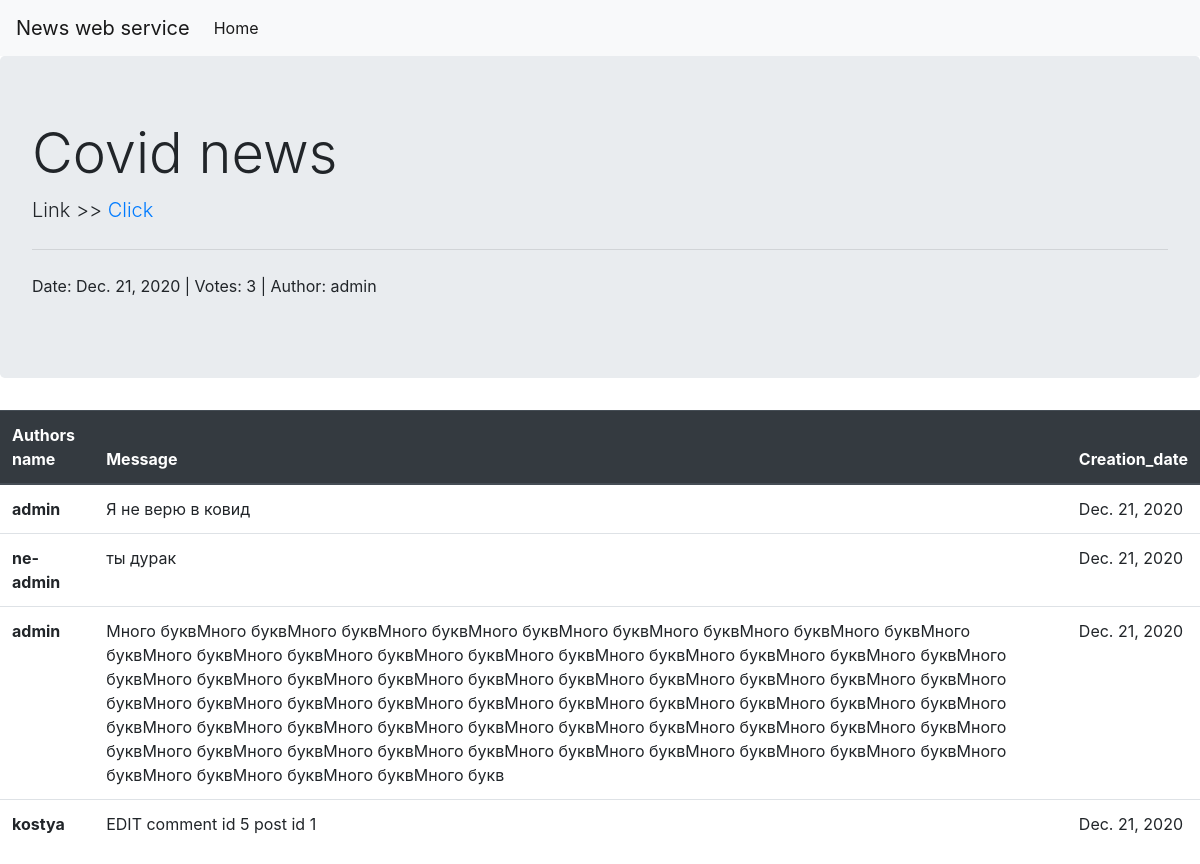
/post/1, run on the app's committed database.
### newsapp/models.py (models this page shows, shortened)
class Post(models.Model):
    title = models.CharField(max_length=30)
    link = models.URLField()
    creation_date = models.DateField()
    amount_of_upvotes = models.IntegerField()
    author_name = models.CharField(max_length=40)

class Comment(models.Model):
    author_name = models.CharField(max_length=40)
    content = models.TextField()
    creation_date = models.DateField()
    post = models.ForeignKey(Post, on_delete=models.CASCADE)

### newsapp/views.py (the view)
# urls.py: path("post/<int:id>", CommentView.as_view(), name="comment"),
class CommentView(View):
    def get(self, request, id):
        post = Post.objects.get(pk=id)
        comments = Comment.objects.filter(post=post)
        return render(
            request,
            "newsapp/comment.html",
            context={"post": post, "com_list": comments},
        )

### templates/newsapp/comment.html
{% extends 'index.html' %}
{% load static %}
{% block links %}
<link href="{% static 'css/comment.css' %}" rel="stylesheet">
{% endblock links %}
{% block content %}
    <div class="jumbotron">
        <h1 class="display-4">{{ post.title }}</h1>
        <p class="lead">Link >> <a href="{{ post.link }}">Click</a></p>
        <hr class="my-4">
        <p>Date: {{ post.creation_date|date }} | Votes: {{ post.amount_of_upvotes }} | Author: {{ post.author_name }}</p>
    </div>
    <table class="table table-hover">
        <thead class="thead-dark">
            <tr>
                <th scope="col">Authors name</th>
                <th scope="col">Message</th>
                <th scope="col">Creation_date</th>
            </tr>
        </thead>
        <tbody>
    {% for comment in com_list %}
        <tr>
            <th scope="row">{{ comment.author_name }}</th>
            <td>{{ comment.content }}</td>
            <td>{{ comment.creation_date|date }}</td>
        </tr>
    {% endfor %}
        </tbody>
    </table>
{% endblock content %}

### templates/index.html (shortened to what this page needs)
{% load static %}
<!DOCTYPE html>
<html>
<head>
    <link rel="stylesheet" href="https://cdn.jsdelivr.net/npm/bootstrap@4.5.3/dist/css/bootstrap.min.css">
    <link href="{% static 'css/base.css' %}" rel="stylesheet">
    {% block links %}{% endblock links %}
</head>
<body>
    <div id="header">
        <nav class="navbar navbar-expand-lg navbar-light bg-light">
            <a class="navbar-brand" href="{% url 'home' %}">News web service</a>
            <div class="collapse navbar-collapse" id="navbarNav">
              <ul class="navbar-nav">
                <li class="nav-item active">
                    <a class="nav-link" href="{% url 'home' %}">Home<span class="sr-only">(current)</span></a>
                </li>
              </ul>
            </div>
          </nav>
    </div>
    <div id="content">
        {% block content %}{% endblock content %}
    </div>
</body>
</html>

### data on the page
Post: title "Covid news", creation_date "Dec. 21, 2020", amount_of_upvotes "3", author_name "admin"
Comment: author_name "admin", content "Я не верю в ковид", creation_date "Dec. 21, 2020"
Comment: author_name "ne-admin", content "ты дурак", creation_date "Dec. 21, 2020"
Comment: author_name "admin", content "Много буквМного буквМного буквМного буквМного буквМного буквМного буквМного буквМного буквМного буквМного буквМного буквМного буквМного буквМного буквМного буквМного буквМного буквМного буквМного буквМного буквМного буквМного буквМного буквМного буквМного буквМного буквМного буквМного буквМного буквМного буквМного буквМного буквМного буквМного буквМного буквМного буквМного буквМного буквМного буквМного буквМного буквМного буквМного буквМного буквМного буквМного буквМного буквМного буквМного буквМного буквМного буквМного буквМного буквМного буквМного буквМного буквМного буквМного буквМного буквМного буквМного буквМного буквМного букв", creation_date "Dec. 21, 2020"
Comment: author_name "kostya", content "EDIT comment id 5 post id 1", creation_date "Dec. 21, 2020"
